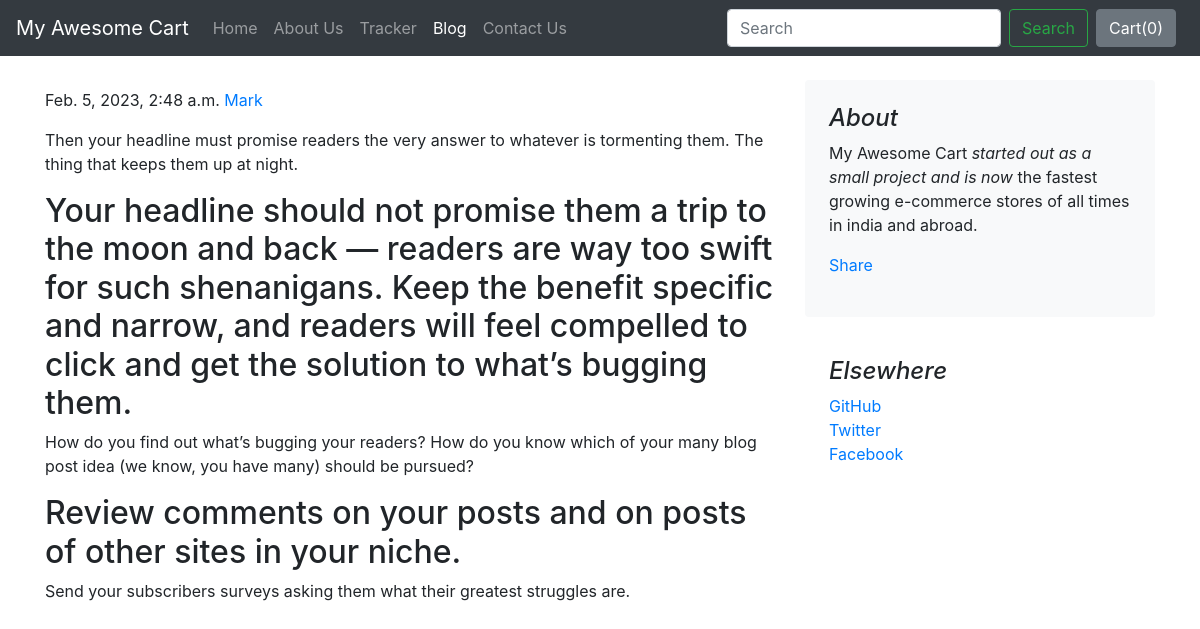
The app's page /blog/blogpost/blogpost/blogpost/blogpost/blogpost/blogpost/blog/1/ with its own data.
### blog/models.py (models this page shows)
class Blogpost(models.Model):
    post_id = models.AutoField(primary_key= True)
    tilte = models.CharField(max_length=50)
    head0 = models.CharField(max_length=500, default="")
    chead0 = models.CharField(max_length=5000, default="")
    head1 = models.CharField(max_length=500, default="")
    chead1 = models.CharField(max_length=5000, default="")
    head2 = models.CharField(max_length=500, default="")
    chead2 = models.CharField(max_length=5000, default="")
    date = models.DateField()
    thumbnail = models.ImageField(upload_to='shop/images', default="")
    def __str__(self):
        self.pub_date = now()
        return self.tilte

### blog/views.py (the view)
# urls.py: path("blogpost/blogpost/blogpost/blogpost/blogpost/blogpost/blog/<int:id>/", views.blogpost, name="blogHome"),
def blogpost(request, id):
    post = Blogpost.objects.filter(post_id = id)[0]
    print(post)
    return render(request, 'blog/blogpost.html',
                  {'post':post})

### blog/templates/blog/blogpost.html (shortened to what this page needs)
{% extends 'blog/basic.html' %}
{% block body %}
<div class="container">
    <div class="row mt-4">
        <div class="col-md-8 blog-main">
            <div class="blog-post">
                <p class="blog-post-meta">{{post.pub_date}} <a href="#">Mark</a></p>
                <p>{{post.chead0}}</p>
                <h2>{{post.head1}}</h2>
                <p>{{post.chead1}}</p>
                <h2>{{post.head2}}</h2>
                <p>{{post.chead2}}</p>
            </div>
        </div>
        <aside class="col-md-4 blog-sidebar">
            <div class="p-4 mb-3 bg-light rounded">
                <h4 class="font-italic">About</h4>
                <p class="mb-0">My Awesome Cart <em>started out as a small project and is now</em> the fastest growing e-commerce stores of all times in india and abroad.</p>
                <div class="my-3 fb-share-button" data-href="http://127.0.0.1:1000/blog/blogpost/{{post.post_id}}" data-layout="button_count" data-size="large"><a target="_blank" href="https://www.facebook.com/sharer/sharer.php?u=http%3A%2F%2F127.0.0.1%3A8000%2Fblog%2Fblogpost%2F4&src=sdkpreparse" class="fb-xfbml-parse-ignore">Share</a></div>
            </div>
            <div class="p-4">
                <h4 class="font-italic">Elsewhere</h4>
                <ol class="list-unstyled">
                    <li><a href="#">GitHub</a></li>
                    <li><a href="#">Twitter</a></li>
                    <li><a href="#">Facebook</a></li>
                </ol>
            </div>
        </aside>
    </div>
</div>
{% endblock %}

### records on screen
Blogpost: pub_date "Feb. 5, 2023, 2:48 a.m.", chead0 "Then your headline must promise readers the very answer to whatever is tormenting them. The thing that keeps them up at night.", head1 "Your headline should not promise them a trip to the moon and back — readers are way too swift for such shenanigans. Keep the benefit specific and narrow, and readers will feel compelled to click and get the solution to what’s bugging them.", chead1 "How do you find out what’s bugging your readers? How do you know which of your many blog post idea (we know, you have many) should be pursued?", head2 "Review comments on your posts and on posts of other sites in your niche.", chead2 "Send your subscribers surveys asking them what their greatest struggles are."
